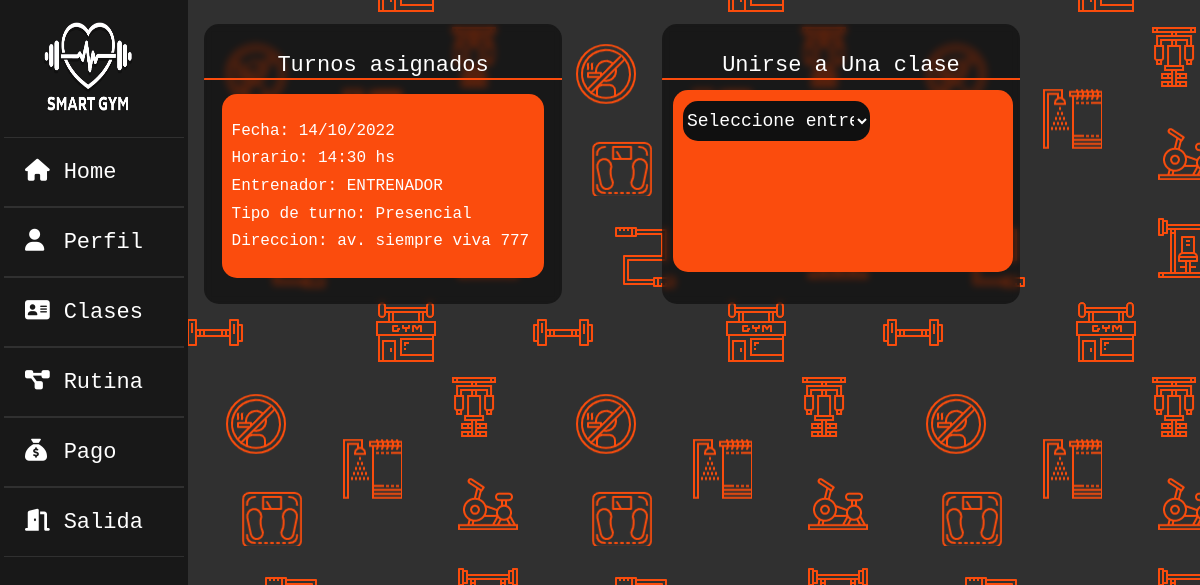
/vistas/turnosc.php (signed in), run on an earlier commit of the app's database.
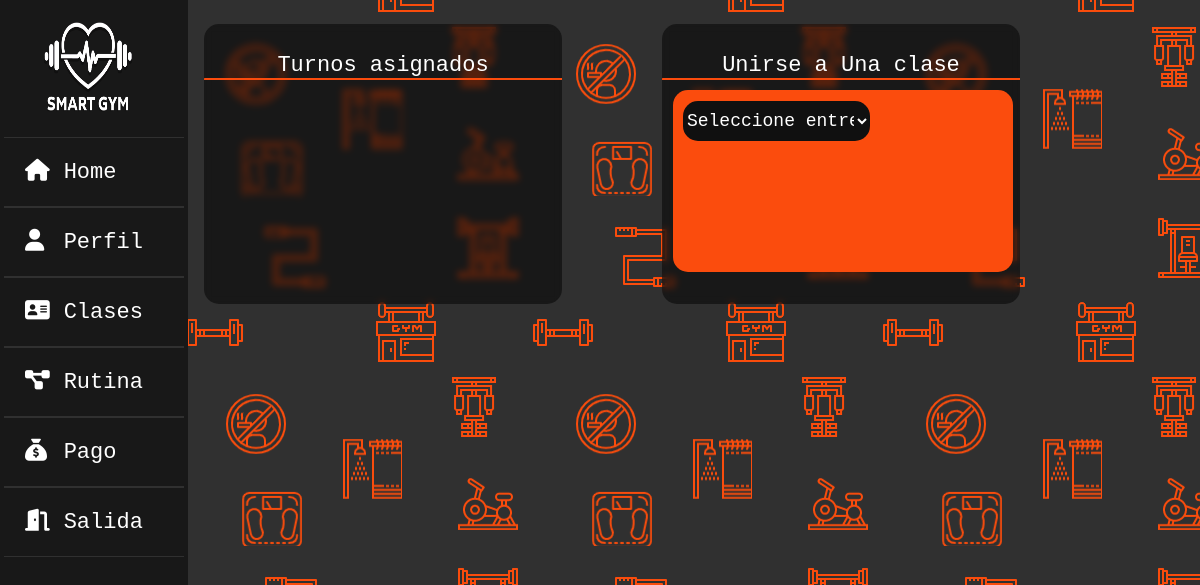
And on a later commit of the database.
### tables this page shows
CREATE TABLE `clases_clientes` (
  `idclase` int(11) NOT NULL,
  `usuario` int(30) NOT NULL,
  `ai_id` int(11) NOT NULL
);

CREATE TABLE `clases` (
  `idclase` int(11) NOT NULL,
  `entrenador` varchar(22) NOT NULL,
  `modalidad` varchar(22) NOT NULL,
  `fecha` varchar(22) NOT NULL,
  `hora` varchar(22) NOT NULL,
  `cupos` int(22) NOT NULL,
  `estado` int(5) NOT NULL
);

### vistas/turnosc.php (the view, shortened to what this page needs)
<?php
$conex = conectar();
$nusuario = $_SESSION['usuario'];
$sql = "SELECT * FROM datos WHERE usuario='$nusuario'";
$query = mysqli_query($conex, $sql);
$row = mysqli_fetch_array($query);
$idrol = $row['id_rol'];
$idusuario = $row['idusuario'];
?>
<!DOCTYPE html>
<html lang="es">
<head>
    <link rel="stylesheet" type="text/css" href="../css/EstiloHomes.css">
    <link rel="stylesheet" type="text/css" href="../css/estiloturnos.css">
    <link rel="stylesheet" type="text/css" href="../css/EstiloGeneral.css">
    <link rel="stylesheet" href="https://cdnjs.cloudflare.com/ajax/libs/font-awesome/4.7.0/css/font-awesome.min.css">
</head>
<?php
switch ($idrol) {
    case 0:
        include("sidebars/sidebarc.php");
        break;
}
?>
<body>
    <div class="main_contentt">
        <div class="cont-turnos-asignados" id="divsb">
            <div class="header" >
                <P>Turnos asignados</P>
            </div>
            <?php
            $sqlclasesasignadas = "SELECT clases_clientes.idclase, clases_clientes.usuario, clases.entrenador, clases.modalidad, clases.fecha, clases.hora FROM clases INNER JOIN clases_clientes ON clases.idclase = clases_clientes.idclase WHERE usuario = '$idusuario'";
            $queryclasesasignadas = mysqli_query($conex, $sqlclasesasignadas);
            while ($rowclasesasignadas = mysqli_fetch_array($queryclasesasignadas)) {
            ?>
                <div class="turno-a">
                    <br>
                    <p> Fecha: <?php echo $rowclasesasignadas['fecha']; ?></p>
                    <p> Horario: <?php echo $rowclasesasignadas['hora']; ?></p>
                    <p> Entrenador: <?php echo $rowclasesasignadas['entrenador']; ?></p>
                    <p> Tipo de turno: <?php echo $rowclasesasignadas['modalidad']; ?></p>
                    <p> Direccion: av. siempre viva 777</p>
                    <br>
                </div>
            <?php
            } ?>
        </div>
        <div class="cont-calendario-seleccionar" id="divsb" >
            <div class="header2">
                <P>Unirse a Una clase</P>
            </div>
            <form class="cform" role="form" name="nD" id="nD" method="post">
                <select class="s-t" name="s-e" onchange="enviar(this.form)">
                    <option value=""> Seleccione entrenador </option>
                </select>
            </form>
        </div>
    </div>
</body>
</html>

### vistas/sidebars/sidebarc.php (shortened to what this page needs)
<!DOCTYPE html>
<html lang="es">
<head>
    <link rel="stylesheet" href="../css/EstiloSidebar.css">
</head>
<body>
    <div class="wrapper">
        <div class="menulateral">
            <a href="homeusuarioc.php"><img class="imagenlogo" src="../img/logo.png"></a>
            <ul>
                <li><a href="homeusuarioc.php"><i class="fas fa-home"></i>Home</a></li>
                <li><a href="perfilusuarioc.php"><i class="fas fa-user"></i>Perfil</a></li>
                <li><a href="turnosc.php"><i class="fas fa-address-card"></i>Clases</a></li>
                <li><a href="rutinausuarioc.php"><i class="fas fa-project-diagram"></i>Rutina</a></li>
                <li><a href="pagousuarioc.php"><i class="fas fa-sack-dollar"></i>Pago</a></li>
                <li><a href="../models/sessiondestroy.php"><i class="fas fa-door-open"></i>Salida</a></li>
            </ul>
        </div>
    </div>
</body>

### css/EstiloHomes.css (style rules this page uses)
:root { --color-letra: #fff; --color-fondos: #fb4c0d; --color-fondo-html: #020202; --color-fondosn: #181818; --color-fondobotones: #252525; --color-bordes: #303030; }
* { margin: 0%; padding: 0%; }
.main_contentt { width: 68%; margin-top: 2%; margin-left: 17%; display: grid; grid-template-columns: repeat(2, 2fr); grid-template-rows: 2fr; grid-column-gap: 100px; }
.cont-turnos-asignados { grid-area: 1 / 1 / 2 / 2; }
.cont-calendario-seleccionar { grid-area: 1 / 2 / 2 / 3; }
.cont-calendario-seleccionar { min-height: 35vh; }

### css/estiloturnos.css (style rules this page uses)
:root { --color-letra: #fff; --color-fondos: #fb4c0d; --color-fondo-html:#020202; --color-fondosn:#181818; --color-fondobotones: #252525; --color-bordes: #303030; --color-dias-no: #808080; }
* { margin: 0%; padding: 0%; font-family: "Lucida Console", "Courier New", monospace; }
html { background-image: url("../img/fondo_icon.png"); }
.header { position: relative; height: fit-content; width: 100%; border-top: none; border-bottom: 2px solid var(--color-fondos); border-right: none; border-left: none; border-top-right-radius: 0%; border-top-left-radius: 30px; border-bottom-right-radius: 0%; border-bottom-left-radius: 0px; text-align: center; }
.header p { margin-top: 8%; color: var(--color-letra); font-size: 22px; }
.header2 { position: relative; height: fit-content; width: 100%; border-top: none; border-bottom: 2px solid var(--color-fondos); border-right: none; border-left: none; border-top-right-radius: 0%; border-top-left-radius: 30px; border-bottom-right-radius: 0%; border-bottom-left-radius: 0px; text-align: center; }
.header2 p { margin-top: 8%; color: var(--color-letra); font-size: 22px; }
.cform { position: relative; height: 65%; width: 95%; margin: 3%; border-radius: 15px; background:#fb4c0d ; }
.s-t { position: relative; height: 5vh; width: 55%; margin: 3%; text-align: center; background: #101010; color: var(--color-letra); border-radius: 15px; transition: 1.2s; border: none; cursor:pointer; font-size: 18px; }
.turno-a { position: relative; height: fit-content; width: 90%; margin-top: 4%; margin-left: 5%; margin-bottom: 5%; border: none; border-radius: 15px; background: var(--color-fondos); }
.turno-a p { margin: 3%; color: var(--color-letra); }

### css/EstiloGeneral.css (style rules this page uses)
* { margin: 0%; padding: 0%; }
html { background-image: url("../img/fondo_icon.png"); }
body { background-image: url("../img/fondo_icon.png"); }
#divsb { border-radius: 15px; background: rgba(0, 0, 0, 0.5); backdrop-filter: blur(3.5px); -webkit-backdrop-filter: blur(3.5px); }

### css/EstiloSidebar.css (style rules this page uses)
.wrapper { display: flex; position: relative; background: transparent; }
.menulateral { width: 15vw; height: 100vh; background: var(--color-fondosn); padding: .5vh; position: fixed; }
.wrapper .menulateral img { position: relative; margin-top: 2vh; margin-bottom: 2vh; margin-left: 20%; height: 12vh; width: 8vw; }
.wrapper .menulateral ul li { padding: 5%; border-top: 1px solid var(--color-bordes); border-bottom: 1px solid var(--color-bordes); border-left: none ; border-right: none; }
.wrapper .menulateral ul li a { color: var(--color-letra); font-size: 22px; padding: 1.5vh; display: block; transition: 0.5s; text-decoration: none; }
.wrapper .menulateral ul li a .fas { width: 28%; }
.imagenlogo { width: 100px; height: 60px; margin-left: 45px; margin-top: -25px; }

What changed in the data, as far as the page shows it:
removed clases_clientes: idclase.fecha "14/10/2022", idclase.hora "14:30 hs", idclase.entrenador "ENTRENADOR", idclase.modalidad "Presencial"
